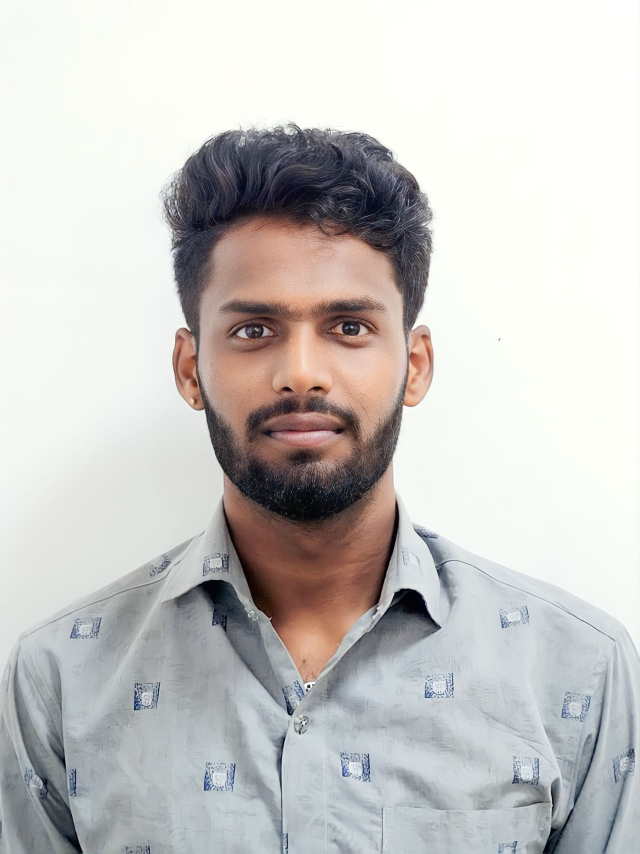
#> input picture 1693558225781.jpg, 1920 x 2560 px (shown at 1/3 size)
$ python image_printing_turtle.py
#> lines starting #> are read from the running program, lines starting #| are printed output that depends on the picture; after the words box and inside, x2 and y2 are one past the last pixel; in counts of white or black regions, pixels touching at a corner belong together
import cv2
import numpy as np
import turtle

# Load the image
image_path = "1693558225781.jpg"  # Ensure the correct path
img = cv2.imread(image_path)
#> img is the input picture: shape (2560, 1920, 3); mean B, G, R 197.1, 199, 201

# Check if image is loaded properly
if img is None:
    print("Error: Could not load image. Check the file path.")
    exit()

# Convert image to grayscale
gray = cv2.cvtColor(img, cv2.COLOR_BGR2GRAY)
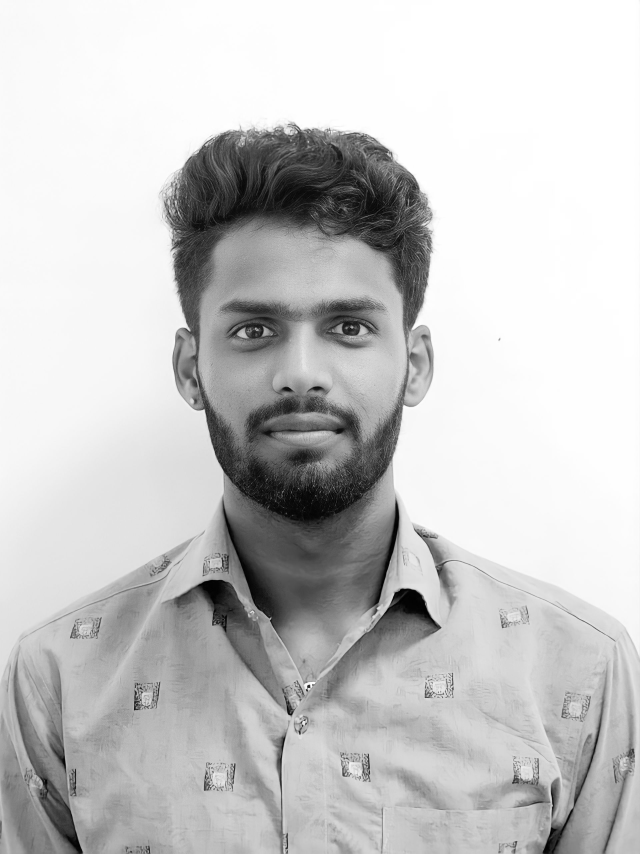
#> gray: shape (2560, 1920) (shown at 1/3 size); min 0, max 255, mean 199.4

# Apply Gaussian blur to reduce noise
blurred = cv2.GaussianBlur(gray, (5, 5), 0)

# Detect edges using Canny edge detection
edges = cv2.Canny(blurred, 50, 150)
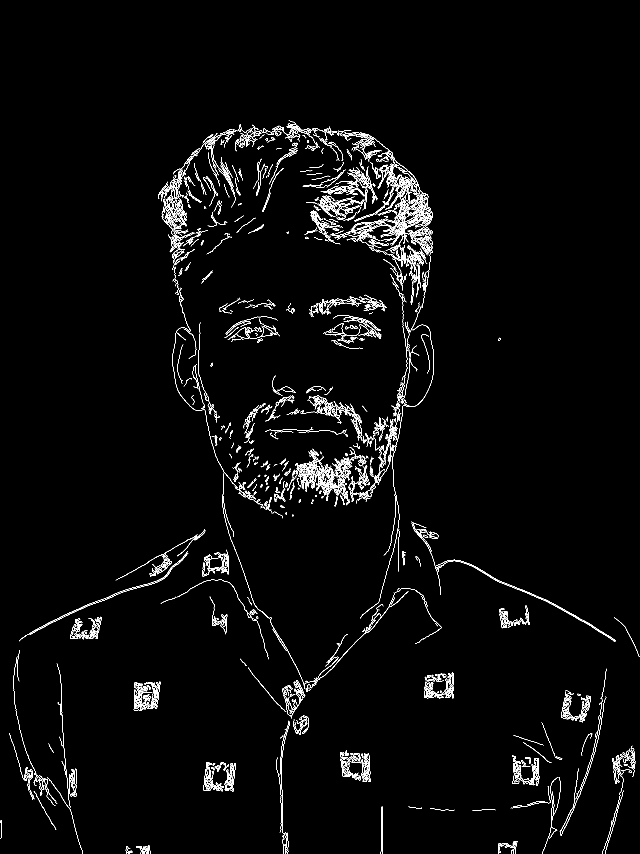
#> edges: shape (2560, 1920) (shown at 1/3 size); 1.8% white in thin lines or dots, all inside (x1, y1, x2, y2) = (0, 361, 1918, 2560)

# Get image dimensions
height, width = edges.shape
#> height = 2560; width = 1920

# Set up Turtle
#> (the run stopped early here; a loop or call above may not have finished)
